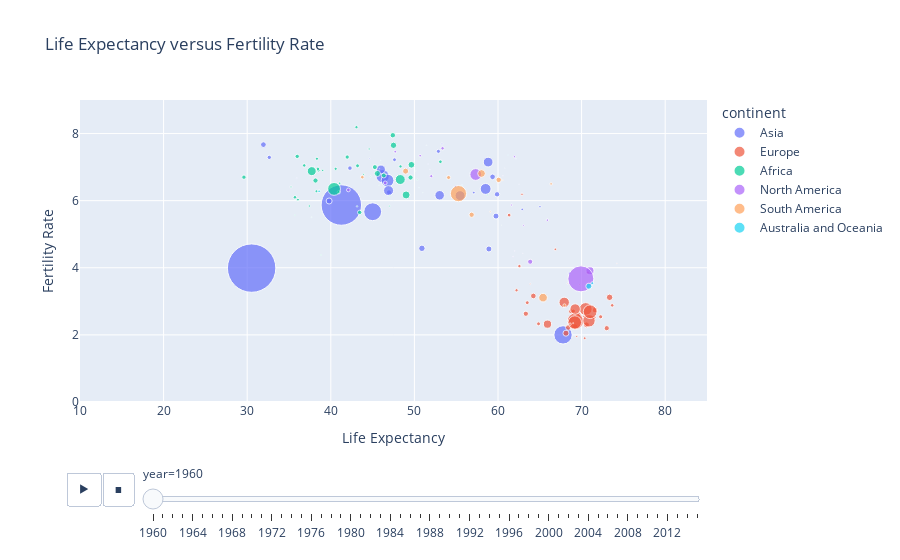

Notebook cell for this chart:
### Code cell
fig = px.scatter(
    data_frame = df_subset,
    x='life_expectancy',
    y='fertility_rate',
    title="Life Expectancy versus Fertility Rate",
    color="continent",
    size = "population",
    size_max=50,
    animation_frame="year",
    animation_group="country",
    hover_name="country"
)
fig.update_xaxes(title_text="Life Expectancy")
fig.update_yaxes(title_text="Fertility Rate")
fig.update_layout(xaxis_range=[10,85])
fig.update_layout(yaxis_range=[0,9])
fig.show()

### Figure 1 — Plotly figure (JSON) as saved in the notebook; plotly's stock layout.template omitted (floating-point values rounded to 4 significant figures)
{"data": [{"hovertemplate": "<b>%{hovertext}</b><br><br>continent=Asia<br>year=1960<br>life_expectancy=%{x}<br>fertility_rate=%{y}<br>population=%{marker.size}<extra></extra>", "hovertext": ["Afghanistan", "Bahrain", "Bangladesh", "Bhutan", "Brunei", "Cambodia", "China", "India", "Indonesia", "Iran", "Iraq", "Israel", "Japan", "Jordan", "Kazakhstan", "North Korea", "South Korea", "Kuwait", "Lebanon", "Malaysia", "Maldives", "Mongolia", "Nepal", "Oman", "Pakistan", "Philippines", "Qatar", "Saudi Arabia", "Singapore", "Sri Lanka", "Syria", "Tajikistan", "Thailand", "Turkey", "Turkmenistan", "United Arab Emirates", "Uzbekistan", "Vietnam", "Yemen"], "ids": ["Afghanistan", "Bahrain", "Bangladesh", "Bhutan", "Brunei", "Cambodia", "China", "India", "Indonesia", "Iran", "Iraq", "Israel", "Japan", "Jordan", "Kazakhstan", "North Korea", "South Korea", "Kuwait", "Lebanon", "Malaysia", "Maldives", "Mongolia", "Nepal", "Oman", "Pakistan", "Philippines", "Qatar", "Saudi Arabia", "Singapore", "Sri Lanka", "Syria", "Tajikistan", "Thailand", "Turkey", "Turkmenistan", "United Arab Emirates", "Uzbekistan", "Vietnam", "Yemen"], "legendgroup": "Asia", "marker": {"color": "#636efa", "size": [8994793, 162501, 48200702, 224108, 81825, 5722370, 644450173, 449661874, 87792512, 21906905, 7289759, 2089891, 92500754, 888632, 9995997, 11424179, 25074028, 261962, 1804927, 8160975, 89875, 955514, 10056945, 551737, 44911810, 26273023, 47309, 4086539, 1633718, 9896172, 4592777, 2064035, 27397178, 27553280, 1593501, 92612, 8789492, 32670623, 5166311], "sizemode": "area", "sizeref": 550400.0, "symbol": "circle"}, "mode": "markers", "name": "Asia", "orientation": "v", "showlegend": true, "type": "scatter", "x": [31.94, 51.64, 46.2, 35.94, 62.52, 42.29, 30.53, 41.26, 45.01, 46, 46.96, 68.55, 67.78, 53.3, 58.91, 50.9, 53.02, 62.15, 62.9, 59.89, 38.07, 49.2, 39.8, 44.64, 46.79, 58.82, 60.82, 47.62, 65.02, 59.76, 52.87, 57.1, 55.46, 46.91, 54.91, 51.85, 59.35, 58.52, 32.64], "xaxis": "x", "y": [7.67, 7.09, 6.73, 6.67, 6.49, 6.97, 3.99, 5.87, 5.67, 6.93, 6.25, 3.84, 2, 7.69, 4.56, 4.58, 6.16, 7.25, 5.74, 6.19, 7.02, 6.95, 5.99, 7.25, 6.6, 7.15, 6.97, 7.22, 5.82, 5.54, 7.47, 6.24, 6.15, 6.3, 6.42, 6.93, 6.71, 6.35, 7.29], "yaxis": "y"}, {"hovertemplate": "<b>%{hovertext}</b><br><br>continent=Europe<br>year=1960<br>life_expectancy=%{x}<br>fertility_rate=%{y}<br>population=%{marker.size}<extra></extra>", "hovertext": ["Albania", "Andorra", "Armenia", "Austria", "Azerbaijan", "Belarus", "Belgium", "Bosnia and Herzegovina", "Bulgaria", "Croatia", "Cyprus", "Czech Republic", "Denmark", "Estonia", "Finland", "France", "Georgia", "Germany", "Greece", "Hungary", "Iceland", "Ireland", "Italy", "Latvia", "Liechtenstein", "Lithuania", "Luxembourg", "Malta", "Moldova", "Monaco", "Montenegro", "Netherlands", "Norway", "Poland", "Portugal", "Romania", "San Marino", "Serbia", "Slovenia", "Spain", "Sweden", "Switzerland", "Ukraine", "United Kingdom"], "ids": ["Albania", "Andorra", "Armenia", "Austria", "Azerbaijan", "Belarus", "Belgium", "Bosnia and Herzegovina", "Bulgaria", "Croatia", "Cyprus", "Czech Republic", "Denmark", "Estonia", "Finland", "France", "Georgia", "Germany", "Greece", "Hungary", "Iceland", "Ireland", "Italy", "Latvia", "Liechtenstein", "Lithuania", "Luxembourg", "Malta", "Moldova", "Monaco", "Montenegro", "Netherlands", "Norway", "Poland", "Portugal", "Romania", "San Marino", "Serbia", "Slovenia", "Spain", "Sweden", "Switzerland", "Ukraine", "United Kingdom"], "legendgroup": "Europe", "marker": {"color": "#EF553B", "size": [1636054, 13414, 1867396, 7065525, 3897889, 8190027, 9140563, 3214520, 7866472, 4192634, 572929, 9578587, 4580708, 1216831, 4430228, 45865699, 4159769, 73179665, 8311386, 10001270, 175520, 2819059, 49714962, 2132368, 16504, 2770737, 314586, 312788, 3003557, 22454, 487416, 11418652, 3582016, 29716363, 8875311, 18613835, 15393, 7556730, 1586632, 30450994, 7479602, 5296120, 42662150, 52410496], "sizemode": "area", "sizeref": 550400.0, "symbol": "circle"}, "mode": "markers", "name": "Europe", "orientation": "v", "showlegend": true, "type": "scatter", "x": [62.87, null, 66.86, 68.75, 61.33, 71.59, 69.59, 62.56, 69.22, 64.85, 69.72, 70.58, 72.28, 69.42, 69.03, 70.49, 63.5, 69.26, 68.41, 68.13, 74.22, 70.76, 69.19, 70.37, null, 70.33, 68.99, 68.32, 62.22, null, 63.86, 73.35, 73.66, 67.92, 64.23, 65.92, null, 63.33, 68.62, 69.23, 73.01, 71.46, 70.88, 71.02], "xaxis": "x", "y": [6.19, null, 4.55, 2.7, 5.57, 2.74, 2.6, 4.05, 2.25, 2.33, 3.5, 2.3, 2.54, 1.95, 2.71, 2.77, 2.96, 2.41, 2.22, 2.05, 4.13, 3.86, 2.37, 1.9, null, 2.55, 2.35, 3.53, 3.33, null, 3.52, 3.12, 2.88, 2.97, 3.16, 2.32, null, 2.63, 2.32, 2.77, 2.2, 2.52, 2.42, 2.69], "yaxis": "y"}, {"hovertemplate": "<b>%{hovertext}</b><br><br>continent=Africa<br>year=1960<br>life_expectancy=%{x}<br>fertility_rate=%{y}<br>population=%{marker.size}<extra></extra>", "hovertext": ["Algeria", "Angola", "Benin", "Botswana", "Burundi", "Cameroon", "Cape Verde", "Central African Republic", "Chad", "Comoros", "Djibouti", "Egypt", "Equatorial Guinea", "Eritrea", "Ethiopia", "Gabon", "Gambia", "Ghana", "Guinea", "Guinea-Bissau", "Kenya", "Lesotho", "Liberia", "Libya", "Madagascar", "Malawi", "Mali", "Mauritania", "Mauritius", "Morocco", "Mozambique", "Namibia", "Niger", "Nigeria", "Rwanda", "Sao Tome and Principe", "Senegal", "Seychelles", "Sierra Leone", "Somalia", "South Africa", "Sudan", "Swaziland", "Tanzania", "Togo", "Tunisia", "Uganda", "Zambia", "Zimbabwe"], "ids": ["Algeria", "Angola", "Benin", "Botswana", "Burundi", "Cameroon", "Cape Verde", "Central African Republic", "Chad", "Comoros", "Djibouti", "Egypt", "Equatorial Guinea", "Eritrea", "Ethiopia", "Gabon", "Gambia", "Ghana", "Guinea", "Guinea-Bissau", "Kenya", "Lesotho", "Liberia", "Libya", "Madagascar", "Malawi", "Mali", "Mauritania", "Mauritius", "Morocco", "Mozambique", "Namibia", "Niger", "Nigeria", "Rwanda", "Sao Tome and Principe", "Senegal", "Seychelles", "Sierra Leone", "Somalia", "South Africa", "Sudan", "Swaziland", "Tanzania", "Togo", "Tunisia", "Uganda", "Zambia", "Zimbabwe"], "legendgroup": "Africa", "marker": {"color": "#00cc96", "size": [11124892, 5270844, 2431620, 524029, 2786740, 5361367, 202316, 1503501, 3002596, 188732, 83636, 27072397, 252115, 1407631, 22151218, 499189, 367929, 6652285, 3577413, 616407, 8105440, 851412, 1120314, 1434576, 5099371, 3618604, 5263730, 858170, 660023, 12328534, 7493278, 602545, 3395212, 45211614, 2933424, 64255, 3177560, 41538, 2181701, 2756380, 17396367, 7527450, 349233, 10074490, 1580513, 4176266, 6788211, 3049586, 3752390], "sizemode": "area", "sizeref": 550400.0, "symbol": "circle"}, "mode": "markers", "name": "Africa", "orientation": "v", "showlegend": true, "type": "scatter", "x": [47.5, 35.98, 38.29, 50.34, 40.58, 43.46, 50.12, 37.43, 40.95, 44.04, 45.77, 48.31, 37.69, 39.03, 37.72, 38.83, 35.7, 46.34, 35.71, 43.14, 47.42, 47.02, 35.24, 44.59, 41.96, 38.51, 29.61, 43.91, 58.74, 49.64, 38.17, 47.07, 36.82, 40.39, 43.07, 51.01, 38.46, 60.42, 36.07, 38.34, 49.01, 49.54, 44.78, 45.57, 41.06, 43.2, 45.27, 48.34, 53.11], "xaxis": "x", "y": [7.65, 7.32, 6.28, 6.62, 6.95, 5.65, 6.89, 5.84, 6.25, 6.79, 6.46, 6.63, 5.51, 6.9, 6.88, 4.38, 5.57, 6.75, 6.1, 5.83, 7.95, 5.84, 6.41, 7.54, 7.3, 6.91, 6.7, 6.78, 6.17, 7.07, 6.6, 6.15, 7.05, 6.35, 8.19, 6.24, 6.95, 5.27, 6.03, 7.25, 6.17, 6.69, 6.72, 6.81, 6.52, 7.04, 7, 7.02, 7.16], "yaxis": "y"}, {"hovertemplate": "<b>%{hovertext}</b><br><br>continent=North America<br>year=1960<br>life_expectancy=%{x}<br>fertility_rate=%{y}<br>population=%{marker.size}<extra></extra>", "hovertext": ["Antigua and Barbuda", "Bahamas", "Barbados", "Belize", "Canada", "Costa Rica", "Cuba", "Dominica", "Dominican Republic", "El Salvador", "Grenada", "Guatemala", "Haiti", "Honduras", "Jamaica", "Mexico", "Nicaragua", "Panama", "Trinidad and Tobago", "United States"], "ids": ["Antigua and Barbuda", "Bahamas", "Barbados", "Belize", "Canada", "Costa Rica", "Cuba", "Dominica", "Dominican Republic", "El Salvador", "Grenada", "Guatemala", "Haiti", "Honduras", "Jamaica", "Mexico", "Nicaragua", "Panama", "Trinidad and Tobago", "United States"], "legendgroup": "North America", "marker": {"color": "#ab63fa", "size": [54681, 109526, 230934, 92068, 17909232, 1333042, 7141129, 60016, 3294039, 2762897, 89861, 4127555, 3866160, 2002333, 1630914, 38174114, 1774696, 1132924, 848481, 186176524], "sizemode": "area", "sizeref": 550400.0, "symbol": "circle"}, "mode": "markers", "name": "North America", "orientation": "v", "showlegend": true, "type": "scatter", "x": [62.97, 62, 61.8, 60.08, 71, 61.97, 63.85, null, 53.37, 52.02, 60.59, 46.51, 42.1, 47.71, 65.91, 57.34, 50.69, 61.62, 63.07, 69.91], "xaxis": "x", "y": [4.43, 4.5, 4.33, 6.5, 3.91, 7.31, 4.18, null, 7.56, 6.73, 6.74, 6.53, 6.32, 7.46, 5.42, 6.78, 7.34, 5.87, 5.26, 3.67], "yaxis": "y"}, {"hovertemplate": "<b>%{hovertext}</b><br><br>continent=South America<br>year=1960<br>life_expectancy=%{x}<br>fertility_rate=%{y}<br>population=%{marker.size}<extra></extra>", "hovertext": ["Argentina", "Bolivia", "Brazil", "Chile", "Colombia", "Ecuador", "Guyana", "Paraguay", "Peru", "Suriname", "Uruguay", "Venezuela"], "ids": ["Argentina", "Bolivia", "Brazil", "Chile", "Colombia", "Ecuador", "Guyana", "Paraguay", "Peru", "Suriname", "Uruguay", "Venezuela"], "legendgroup": "South America", "marker": {"color": "#FFA15A", "size": [20619075, 3693451, 72493585, 7695692, 16480384, 4545548, 564222, 1902871, 10061519, 289972, 2538651, 8146845], "sizemode": "area", "sizeref": 550400.0, "symbol": "circle"}, "mode": "markers", "name": "South America", "orientation": "v", "showlegend": true, "type": "scatter", "x": [65.39, 43.77, 55.27, 56.85, 58.03, 54.09, 59.08, 66.35, 48.95, 60.58, 67.95, 60.08], "xaxis": "x", "y": [3.11, 6.7, 6.21, 5.58, 6.81, 6.69, 5.67, 6.5, 6.88, 6.61, 2.88, 6.62], "yaxis": "y"}, {"hovertemplate": "<b>%{hovertext}</b><br><br>continent=Australia and Oceania<br>year=1960<br>life_expectancy=%{x}<br>fertility_rate=%{y}<br>population=%{marker.size}<extra></extra>", "hovertext": ["Australia", "Fiji", "Kiribati", "Marshall Islands", "Nauru", "New Zealand", "Palau", "Papua New Guinea", "Samoa", "Solomon Islands", "Tonga", "Tuvalu", "Vanuatu"], "ids": ["Australia", "Fiji", "Kiribati", "Marshall Islands", "Nauru", "New Zealand", "Palau", "Papua New Guinea", "Samoa", "Solomon Islands", "Tonga", "Tuvalu", "Vanuatu"], "legendgroup": "Australia and Oceania", "marker": {"color": "#19d3f3", "size": [10292328, 393383, 41234, 14665, 4433, 2371999, 9638, 1966957, 108645, 117869, 61600, 6104, 63701], "sizemode": "area", "sizeref": 550400.0, "symbol": "circle"}, "mode": "markers", "name": "Australia and Oceania", "orientation": "v", "showlegend": true, "type": "scatter", "x": [70.87, 55.7, 45.84, null, null, 71.28, null, 38.6, 51.45, 50.55, 61.2, null, 45.97], "xaxis": "x", "y": [3.45, 6.46, 6.95, null, null, 3.54, null, 6.28, 7.65, 6.39, 7.36, null, 7.2], "yaxis": "y"}], "layout": {"legend": {"itemsizing": "constant", "title": {"text": "continent"}, "tracegroupgap": 0}, "sliders": [{"active": 0, "currentvalue": {"prefix": "year="}, "len": 0.9, "pad": {"b": 10, "t": 60}, "steps": [{"args": [["1960"], {"frame": {"duration": 0, "redraw": false}, "fromcurrent": true, "mode": "immediate", "transition": {"duration": 0, "easing": "linear"}}], "label": "1960", "method": "animate"}, {"args": [["1961"], {"frame": {"duration": 0, "redraw": false}, "fromcurrent": true, "mode": "immediate", "transition": {"duration": 0, "easing": "linear"}}], "label": "1961", "method": "animate"}, {"args": [["1962"], {"frame": {"duration": 0, "redraw": false}, "fromcurrent": true, "mode": "immediate", "transition": {"duration": 0, "easing": "linear"}}], "label": "1962", "method": "animate"}, {"args": [["1963"], {"frame": {"duration": 0, "redraw": false}, "fromcurrent": true, "mode": "immediate", "transition": {"duration": 0, "easing": "linear"}}], "label": "1963", "method": "animate"}, {"args": [["1964"], {"frame": {"duration": 0, "redraw": false}, "fromcurrent": true, "mode": "immediate", "transition": {"duration": 0, "easing": "linear"}}], "label": "1964", "method": "animate"}, {"args": [["1965"], {"frame": {"duration": 0, "redraw": false}, "fromcurrent": true, "mode": "immediate", "transition": {"duration": 0, "easing": "linear"}}], "label": "1965", "method": "animate"}, {"args": [["1966"], {"frame": {"duration": 0, "redraw": false}, "fromcurrent": true, "mode": "immediate", "transition": {"duration": 0, "easing": "linear"}}], "label": "1966", "method": "animate"}, {"args": [["1967"], {"frame": {"duration": 0, "redraw": false}, "fromcurrent": true, "mode": "immediate", "transition": {"duration": 0, "easing": "linear"}}], "label": "1967", "method": "animate"}, {"args": [["1968"], {"frame": {"duration": 0, "redraw": false}, "fromcurrent": true, "mode": "immediate", "transition": {"duration": 0, "easing": "linear"}}], "label": "1968", "method": "animate"}, {"args": [["1969"], {"frame": {"duration": 0, "redraw": false}, "fromcurrent": true, "mode": "immediate", "transition": {"duration": 0, "easing": "linear"}}], "label": "1969", "method": "animate"}, {"args": [["1970"], {"frame": {"duration": 0, "redraw": false}, "fromcurrent": true, "mode": "immediate", "transition": {"duration": 0, "easing": "linear"}}], "label": "1970", "method": "animate"}, {"args": [["1971"], {"frame": {"duration": 0, "redraw": false}, "fromcurrent": true, "mode": "immediate", "transition": {"duration": 0, "easing": "linear"}}], "label": "1971", "method": "animate"}, {"args": [["1972"], {"frame": {"duration": 0, "redraw": false}, "fromcurrent": true, "mode": "immediate", "transition": {"duration": 0, "easing": "linear"}}], "label": "1972", "method": "animate"}, {"args": [["1973"], {"frame": {"duration": 0, "redraw": false}, "fromcurrent": true, "mode": "immediate", "transition": {"duration": 0, "easing": "linear"}}], "label": "1973", "method": "animate"}, {"args": [["1974"], {"frame": {"duration": 0, "redraw": false}, "fromcurrent": true, "mode": "immediate", "transition": {"duration": 0, "easing": "linear"}}], "label": "1974", "method": "animate"}, {"args": [["1975"], {"frame": {"duration": 0, "redraw": false}, "fromcurrent": true, "mode": "immediate", "transition": {"duration": 0, "easing": "linear"}}], "label": "1975", "method": "animate"}, {"args": [["1976"], {"frame": {"duration": 0, "redraw": false}, "fromcurrent": true, "mode": "immediate", "transition": {"duration": 0, "easing": "linear"}}], "label": "1976", "method": "animate"}, {"args": [["1977"], {"frame": {"duration": 0, "redraw": false}, "fromcurrent": true, "mode": "immediate", "transition": {"duration": 0, "easing": "linear"}}], "label": "1977", "method": "animate"}, {"args": [["1978"], {"frame": {"duration": 0, "redraw": false}, "fromcurrent": true, "mode": "immediate", "transition": {"duration": 0, "easing": "linear"}}], "label": "1978", "method": "animate"}, {"args": [["1979"], {"frame": {"duration": 0, "redraw": false}, "fromcurrent": true, "mode": "immediate", "transition": {"duration": 0, "easing": "linear"}}], "label": "1979", "method": "animate"}, {"args": [["1980"], {"frame": {"duration": 0, "redraw": false}, "fromcurrent": true, "mode": "immediate", "transition": {"duration": 0, "easing": "linear"}}], "label": "1980", "method": "animate"}, {"args": [["1981"], {"frame": {"duration": 0, "redraw": false}, "fromcurrent": true, "mode": "immediate", "transition": {"duration": 0, "easing": "linear"}}], "label": "1981", "method": "animate"}, {"args": [["1982"], {"frame": {"duration": 0, "redraw": false}, "fromcurrent": true, "mode": "immediate", "transition": {"duration": 0, "easing": "linear"}}], "label": "1982", "method": "animate"}, {"args": [["1983"], {"frame": {"duration": 0, "redraw": false}, "fromcurrent": true, "mode": "immediate", "transition": {"duration": 0, "easing": "linear"}}], "label": "1983", "method": "animate"}, {"args": [["1984"], {"frame": {"duration": 0, "redraw": false}, "fromcurrent": true, "mode": "immediate", "transition": {"duration": 0, "easing": "linear"}}], "label": "1984", "method": "animate"}, {"args": [["1985"], {"frame": {"duration": 0, "redraw": false}, "fromcurrent": true, "mode": "immediate", "transition": {"duration": 0, "easing": "linear"}}], "label": "1985", "method": "animate"}, {"args": [["1986"], {"frame": {"duration": 0, "redraw": false}, "fromcurrent": true, "mode": "immediate", "transition": {"duration": 0, "easing": "linear"}}], "label": "1986", "method": "animate"}, {"args": [["1987"], {"frame": {"duration": 0, "redraw": false}, "fromcurrent": true, "mode": "immediate", "transition": {"duration": 0, "easing": "linear"}}], "label": "1987", "method": "animate"}, {"args": [["1988"], {"frame": {"duration": 0, "redraw": false}, "fromcurrent": true, "mode": "immediate", "transition": {"duration": 0, "easing": "linear"}}], "label": "1988", "method": "animate"}, {"args": [["1989"], {"frame": {"duration": 0, "redraw": false}, "fromcurrent": true, "mode": "immediate", "transition": {"duration": 0, "easing": "linear"}}], "label": "1989", "method": "animate"}, {"args": [["1990"], {"frame": {"duration": 0, "redraw": false}, "fromcurrent": true, "mode": "immediate", "transition": {"duration": 0, "easing": "linear"}}], "label": "1990", "method": "animate"}, {"args": [["1991"], {"frame": {"duration": 0, "redraw": false}, "fromcurrent": true, "mode": "immediate", "transition": {"duration": 0, "easing": "linear"}}], "label": "1991", "method": "animate"}, {"args": [["1992"], {"frame": {"duration": 0, "redraw": false}, "fromcurrent": true, "mode": "immediate", "transition": {"duration": 0, "easing": "linear"}}], "label": "1992", "method": "animate"}, {"args": [["1993"], {"frame": {"duration": 0, "redraw": false}, "fromcurrent": true, "mode": "immediate", "transition": {"duration": 0, "easing": "linear"}}], "label": "1993", "method": "animate"}, {"args": [["1994"], {"frame": {"duration": 0, "redraw": false}, "fromcurrent": true, "mode": "immediate", "transition": {"duration": 0, "easing": "linear"}}], "label": "1994", "method": "animate"}, {"args": [["1995"], {"frame": {"duration": 0, "redraw": false}, "fromcurrent": true, "mode": "immediate", "transition": {"duration": 0, "easing": "linear"}}], "label": "1995", "method": "animate"}, {"args": [["1996"], {"frame": {"duration": 0, "redraw": false}, "fromcurrent": true, "mode": "immediate", "transition": {"duration": 0, "easing": "linear"}}], "label": "1996", "method": "animate"}, {"args": [["1997"], {"frame": {"duration": 0, "redraw": false}, "fromcurrent": true, "mode": "immediate", "transition": {"duration": 0, "easing": "linear"}}], "label": "1997", "method": "animate"}, {"args": [["1998"], {"frame": {"duration": 0, "redraw": false}, "fromcurrent": true, "mode": "immediate", "transition": {"duration": 0, "easing": "linear"}}], "label": "1998", "method": "animate"}, {"args": [["1999"], {"frame": {"duration": 0, "redraw": false}, "fromcurrent": true, "mode": "immediate", "transition": {"duration": 0, "easing": "linear"}}], "label": "1999", "method": "animate"}, {"args": [["2000"], {"frame": {"duration": 0, "redraw": false}, "fromcurrent": true, "mode": "immediate", "transition": {"duration": 0, "easing": "linear"}}], "label": "2000", "method": "animate"}, {"args": [["2001"], {"frame": {"duration": 0, "redraw": false}, "fromcurrent": true, "mode": "immediate", "transition": {"duration": 0, "easing": "linear"}}], "label": "2001", "method": "animate"}, {"args": [["2002"], {"frame": {"duration": 0, "redraw": false}, "fromcurrent": true, "mode": "immediate", "transition": {"duration": 0, "easing": "linear"}}], "label": "2002", "method": "animate"}, {"args": [["2003"], {"frame": {"duration": 0, "redraw": false}, "fromcurrent": true, "mode": "immediate", "transition": {"duration": 0, "easing": "linear"}}], "label": "2003", "method": "animate"}, {"args": [["2004"], {"frame": {"duration": 0, "redraw": false}, "fromcurrent": true, "mode": "immediate", "transition": {"duration": 0, "easing": "linear"}}], "label": "2004", "method": "animate"}, {"args": [["2005"], {"frame": {"duration": 0, "redraw": false}, "fromcurrent": true, "mode": "immediate", "transition": {"duration": 0, "easing": "linear"}}], "label": "2005", "method": "animate"}, {"args": [["2006"], {"frame": {"duration": 0, "redraw": false}, "fromcurrent": true, "mode": "immediate", "transition": {"duration": 0, "easing": "linear"}}], "label": "2006", "method": "animate"}, {"args": [["2007"], {"frame": {"duration": 0, "redraw": false}, "fromcurrent": true, "mode": "immediate", "transition": {"duration": 0, "easing": "linear"}}], "label": "2007", "method": "animate"}, {"args": [["2008"], {"frame": {"duration": 0, "redraw": false}, "fromcurrent": true, "mode": "immediate", "transition": {"duration": 0, "easing": "linear"}}], "label": "2008", "method": "animate"}, {"args": [["2009"], {"frame": {"duration": 0, "redraw": false}, "fromcurrent": true, "mode": "immediate", "transition": {"duration": 0, "easing": "linear"}}], "label": "2009", "method": "animate"}, {"args": [["2010"], {"frame": {"duration": 0, "redraw": false}, "fromcurrent": true, "mode": "immediate", "transition": {"duration": 0, "easing": "linear"}}], "label": "2010", "method": "animate"}, {"args": [["2011"], {"frame": {"duration": 0, "redraw": false}, "fromcurrent": true, "mode": "immediate", "transition": {"duration": 0, "easing": "linear"}}], "label": "2011", "method": "animate"}, {"args": [["2012"], {"frame": {"duration": 0, "redraw": false}, "fromcurrent": true, "mode": "immediate", "transition": {"duration": 0, "easing": "linear"}}], "label": "2012", "method": "animate"}, {"args": [["2013"], {"frame": {"duration": 0, "redraw": false}, "fromcurrent": true, "mode": "immediate", "transition": {"duration": 0, "easing": "linear"}}], "label": "2013", "method": "animate"}, {"args": [["2014"], {"frame": {"duration": 0, "redraw": false}, "fromcurrent": true, "mode": "immediate", "transition": {"duration": 0, "easing": "linear"}}], "label": "2014", "method": "animate"}, {"args": [["2015"], {"frame": {"duration": 0, "redraw": false}, "fromcurrent": true, "mode": "immediate", "transition": {"duration": 0, "easing": "linear"}}], "label": "2015", "method": "animate"}], "x": 0.1, "xanchor": "left", "y": 0, "yanchor": "top"}], "title": {"text": "Life Expectancy versus Fertility Rate"}, "updatemenus": [{"buttons": [{"args": [null, {"frame": {"duration": 500, "redraw": false}, "fromcurrent": true, "mode": "immediate", "transition": {"duration": 500, "easing": "linear"}}], "label": "&#9654;", "method": "animate"}, {"args": [[null], {"frame": {"duration": 0, "redraw": false}, "fromcurrent": true, "mode": "immediate", "transition": {"duration": 0, "easing": "linear"}}], "label": "&#9724;", "method": "animate"}], "direction": "left", "pad": {"r": 10, "t": 70}, "showactive": false, "type": "buttons", "x": 0.1, "xanchor": "right", "y": 0, "yanchor": "top"}], "xaxis": {"anchor": "y", "domain": [0, 1], "range": [10, 85], "title": {"text": "Life Expectancy"}}, "yaxis": {"anchor": "x", "domain": [0, 1], "range": [0, 9], "title": {"text": "Fertility Rate"}}}}
